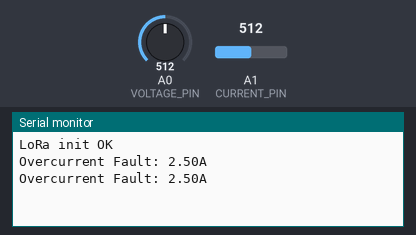
Simulated run of this sketch. Board: Arduino Uno, built with avr-gcc and run on an emulated ATmega328P. On the bench: the last lines printed to the serial monitor. Inputs (shaded band) come from the test bench; at power-on: A0 (VOLTAGE_PIN) = 512, A1 (CURRENT_PIN) = 512. No radio packets arrive unless stated.

Above: at 1.8 s.
1.9 s: A0 (VOLTAGE_PIN) set to 443
At 2.6 s:
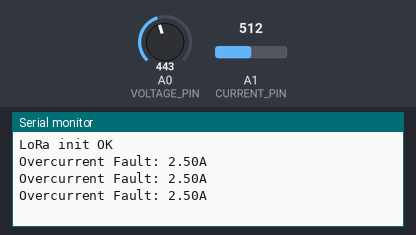
3.4 s: A0 (VOLTAGE_PIN) set to 412
At 5.0 s:
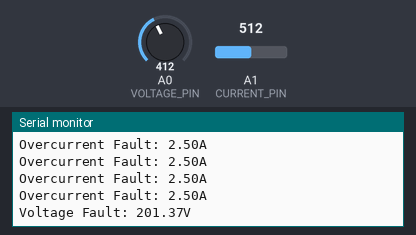

Measured:
- the behaviour switches between 430 and 429 on A0 (VOLTAGE_PIN) (found by bisection; images 1 and 2)
- after the input at 3.4 s, the serial monitor: prints a new line after 0.92 s (image 2)

The sketch:

Faulthardware.ino
```cpp
// Include necessary libraries
#include <SPI.h>      // For LoRa
#include <LoRa.h>     // If using LoRa SX1278 module
#include <SoftwareSerial.h> // If using Bluetooth HC-05

// Sensor pins
#define VOLTAGE_PIN A0
#define CURRENT_PIN A1

// Fault thresholds
#define VOLTAGE_THRESHOLD 210     // Example threshold value (modify as needed)
#define CURRENT_THRESHOLD 2       // Example threshold value (Amp)

// Communication select
#define USE_LORA      // Comment for Bluetooth usage

#ifdef USE_LORA
// LoRa pins (modify as per connection)
#define SS_PIN 10
#define RST_PIN 9
#define DIO0_PIN 2
#else
SoftwareSerial BTSerial(2, 3); // RX, TX (HC-05)
#endif

void setup() {
  Serial.begin(9600);

#ifdef USE_LORA
  // Initialize LoRa
  LoRa.setPins(SS_PIN, RST_PIN, DIO0_PIN);
  if (!LoRa.begin(433E6)) { // Use 433E6, 868E6, or as per your region
    Serial.println("LoRa init failed!");
    while (1);
  }
  Serial.println("LoRa init OK");
#else
  // Bluetooth init
  BTSerial.begin(9600);
  Serial.println("Bluetooth init OK");
#endif
}

void loop() {
  // Read sensor data
  int voltage_value = analogRead(VOLTAGE_PIN);
  int current_value = analogRead(CURRENT_PIN);

  // Simple conversion (update with your sensor specs)
  float voltage = voltage_value * (5.0 / 1023.0) * 100; // Example mapping
  float current = current_value * (5.0 / 1023.0);       // Example mapping

  String message = "";

  // Fault detection logic
  if (voltage < VOLTAGE_THRESHOLD) {
    message = "Voltage Fault: " + String(voltage) + "V";
  } else if (current > CURRENT_THRESHOLD) {
    message = "Overcurrent Fault: " + String(current) + "A";
  } else {
    message = "Grid OK";
  }

  // Transmit detected problem
#ifdef USE_LORA
  LoRa.beginPacket();
  LoRa.print(message);
  LoRa.endPacket();
#else
  BTSerial.println(message);
#endif

  // Local debug
  Serial.println(message);

  delay(1000); // 1 second delay
}
```
